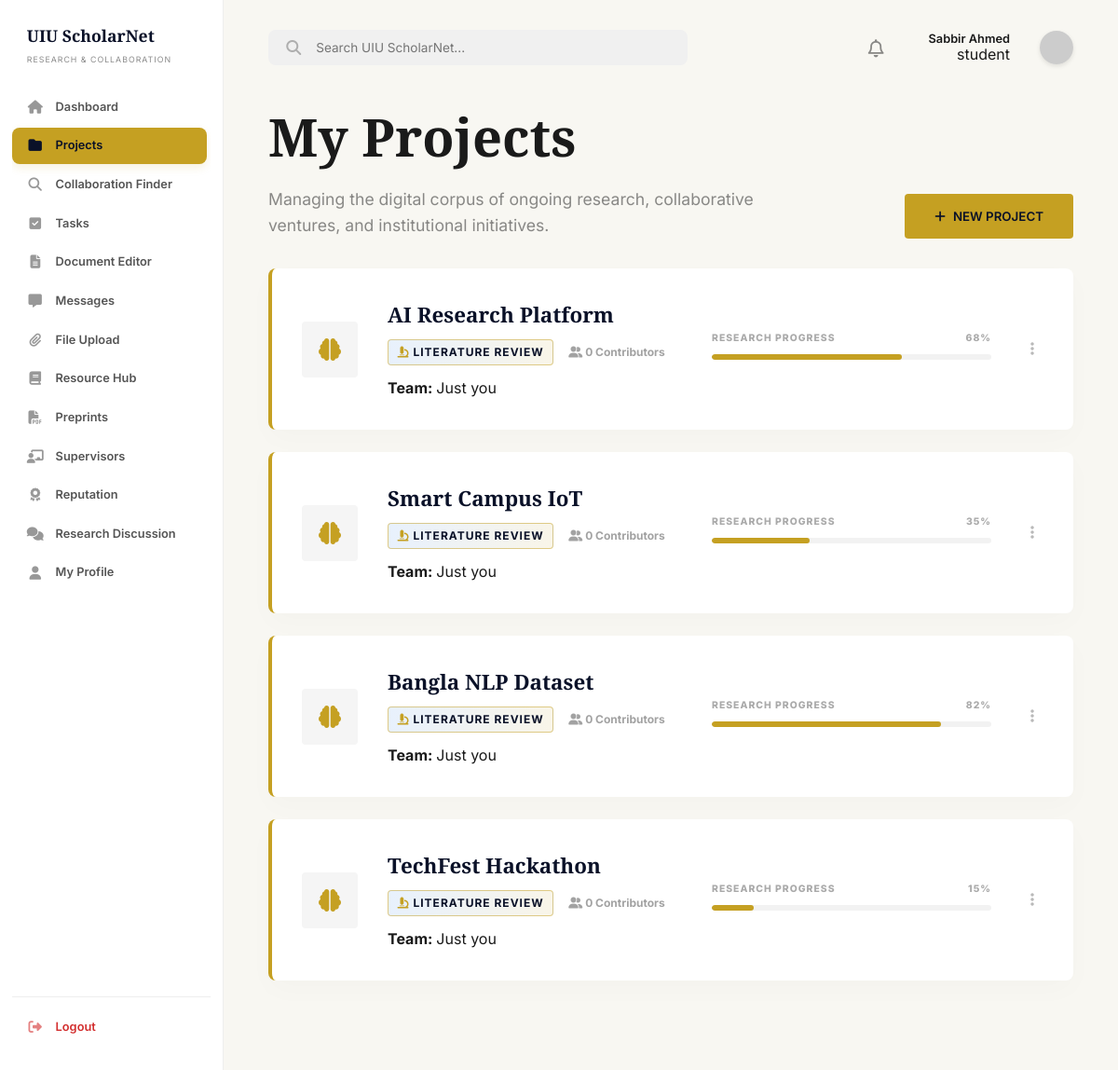
The app's page /dashboard/projects.php (signed in), older data.
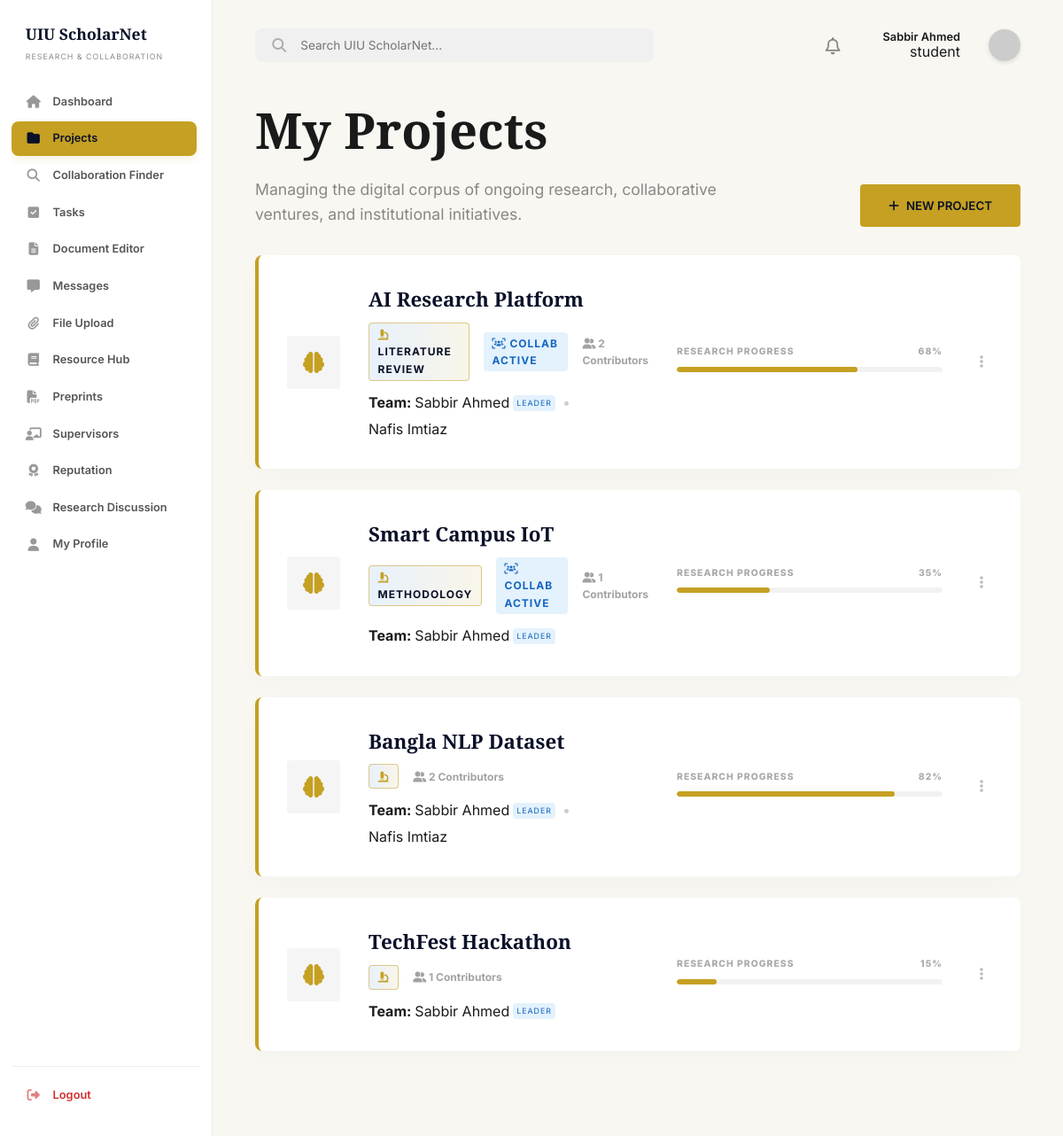
The same page, newer data.
### tables this page shows
CREATE TABLE IF NOT EXISTS `users` (
    `id` INT AUTO_INCREMENT PRIMARY KEY,
    `full_name` VARCHAR(100) NOT NULL,
    `email` VARCHAR(100) UNIQUE NOT NULL,
    `password` VARCHAR(255) NOT NULL,
    `role` ENUM('student', 'faculty', 'admin') DEFAULT 'student',
    `is_verified` TINYINT(1) DEFAULT 1,
    `account_status` ENUM('active', 'banned') DEFAULT 'active',
    `department` VARCHAR(100),
    `interests` TEXT,
    `skills` TEXT,
    `points` INT DEFAULT 0,
    `reputation` INT DEFAULT 0,
    `last_active_at` TIMESTAMP NULL DEFAULT NULL,
    `created_at` TIMESTAMP DEFAULT CURRENT_TIMESTAMP
);

CREATE TABLE IF NOT EXISTS `projects` (
    `id` INT AUTO_INCREMENT PRIMARY KEY,
    `title` VARCHAR(255) NOT NULL,
    `description` TEXT,
    `department` VARCHAR(100),
    `visibility` ENUM('public', 'institution', 'private') DEFAULT 'public',
    `status` ENUM('planning', 'active', 'review', 'completed') DEFAULT 'active',
    `progress` INT DEFAULT 0,
    `creator_id` INT,
    `supervisor_id` INT,
    `supervisor_approved` TINYINT(1) DEFAULT 0,
    `research_phase` VARCHAR(50) DEFAULT 'literature_review',
    `created_at` TIMESTAMP DEFAULT CURRENT_TIMESTAMP,
    FOREIGN KEY (`creator_id`) REFERENCES `users`(`id`) ON DELETE SET NULL,
    FOREIGN KEY (`supervisor_id`) REFERENCES `users`(`id`) ON DELETE SET NULL
);

### includes/auth_check.php (called while the page is built, shortened)
<?php
require_once('db_connect.php');
$user_id = (int)$_SESSION['user_id'];
$stmt = $conn->prepare("SELECT * FROM users WHERE id = ?");
$stmt->bind_param("i", $user_id);
$stmt->execute();
$user_result = $stmt->get_result();
$user_data = $user_result->fetch_assoc();
?>

### includes/db_connect.php (called while the page is built, shortened)
<?php
$host = getenv('DB_HOST') ?: "127.0.0.1";
$user = getenv('DB_USER') ?: "root";
$pass = getenv('DB_PASS');
if ($pass === false) {
    $pass = "";
}
$dbname = getenv('DB_NAME') ?: "uiu_scholarnet";
$port = getenv('DB_PORT') ?: 3306;
$conn = mysqli_connect($host, $user, $pass, $dbname, $port);
mysqli_set_charset($conn, "utf8mb4");
function db_query($sql, $params = [], $types = "") {
    global $conn;
    $stmt = $conn->prepare($sql);
    if ($params) {
        $stmt->bind_param($types, ...$params);
    }
    if (!$stmt->execute()) {
        die("Query execution failed: " . $stmt->error);
    }
    $result = $stmt->get_result();
    if ($result === false && $stmt->field_count === 0) {
        return true;
    }
    return $result;
}
?>

### dashboard/projects.php (the view, shortened to what the rows shown need)
<?php
require_once('../includes/auth_check.php');
$result = db_query("
    SELECT p.*,
           (SELECT COUNT(DISTINCT user_id) FROM project_members WHERE project_id = p.id AND status = 'active') as contributors_count,
           (SELECT GROUP_CONCAT(CONCAT(u.full_name, '::', pm2.role, '::', u.role) SEPARATOR '||') FROM project_members pm2 JOIN users u ON pm2.user_id = u.id WHERE pm2.project_id = p.id AND pm2.status = 'active') as contributor_data,
           (SELECT COUNT(*) FROM collaboration_posts WHERE project_id = p.id AND status = 'open') as active_collabs
    FROM projects p
    LEFT JOIN project_members pm ON pm.project_id = p.id AND pm.user_id = ?
    WHERE p.creator_id = ? OR (pm.user_id = ? AND pm.status = 'active')
    ORDER BY p.created_at DESC
", [$user_id, $user_id, $user_id], "iii");
?>
<!DOCTYPE html>
<html lang="en">
<head>
    <link rel="stylesheet" href="https://cdnjs.cloudflare.com/ajax/libs/font-awesome/6.4.0/css/all.min.css">
    <link rel="stylesheet" href="../assets/css/style.css">
    <link rel="stylesheet" href="../assets/css/lifecycle.css">
</head>
<body class="dashboard-page">
    <main class="main-content">
        <?php include('../includes/header.php'); ?>
        <section class="projects-section">
            <div class="projects-header">
                <div>
                    <h1 class="projects-title">My Projects</h1>
                </div>
            </div>
            <div class="project-horizontal-list">
                <?php while($row = $result->fetch_assoc()): ?>
                <div class="project-horizontal-card">
                    <div class="project-brand">
                        <i class="fa-solid fa-brain"></i>
                    </div>
                    <div class="project-main-info">
                        <h3><?php echo htmlspecialchars($row['title']); ?></h3>
                        <div class="project-stats-row">
                            <?php
                            $r_phases = [
                                'literature_review' => 'Literature Review',
                                'gap_analysis' => 'Gap Analysis',
                                'methodology' => 'Methodology',
                                'implementation' => 'Implementation',
                                'experimentation' => 'Experimentation',
                                'drafting' => 'Drafting',
                                'publishing' => 'Publishing'
                            ];
                            $disp_phase = $r_phases[$row['research_phase'] ?? 'literature_review'];
                            ?>
                            <span class="status-chip" style="background: linear-gradient(90deg, rgba(26, 115, 232, 0.1), rgba(197, 160, 34, 0.1)); border: 1px solid rgba(197, 160, 34, 0.5); color: var(--primary-color);"><i class="fa-solid fa-microscope" style="color: #c5a022;"></i> <?php echo strtoupper($disp_phase); ?></span>
                            <?php if ($row['active_collabs'] > 0): ?>
                                <span class="status-chip status-chip-blue"><i class="fa-solid fa-users-viewfinder"></i> COLLAB ACTIVE</span>
                            <?php endif; ?>
                            <span class="contributors-count"><i class="fa-solid fa-user-group"></i> <?php echo (int)$row['contributors_count']; ?> Contributors</span>
                        </div>
                        <div class="project-team-info" style="display: flex; flex-wrap: wrap; align-items: center; gap: 4px;">
                            <strong>Team:</strong>
                            <?php
                            if (!empty($row['contributor_data'])) {
                                $members = explode('||', $row['contributor_data']);
                                $member_html = [];
                                foreach ($members as $m) {
                                    $parts = explode('::', $m);
                                    if (count($parts) >= 2) {
                                        $name = htmlspecialchars($parts[0]);
                                        $pm_role = $parts[1] ?? '';
                                        $badges = '';
                                        if ($pm_role === 'owner') {
                                            $badges .= ' <span class="status-chip status-chip-blue" style="font-size: 0.55rem; padding: 2px 4px; margin-left: 4px;">LEADER</span>';
                                        }
                                        $member_html[] = '<span style="display:inline-flex; align-items: center;">' . $name . $badges . '</span>';
                                    }
                                }
                                echo implode(' <span style="color: #ccc; margin: 0 4px;">&bull;</span> ', $member_html);
                            } else {
                                echo '<span>Just you</span>';
                            }
                            ?>
                        </div>
                    </div>
                    <div class="project-progress-block">
                        <div class="progress-label">
                            <span>RESEARCH PROGRESS</span>
                            <span><?php echo $row['progress']; ?>%</span>
                        </div>
                        <div class="progress-bar">
                            <div class="progress-fill progress-fill-dynamic" style="width: <?php echo $row['progress']; ?>%;"></div>
                        </div>
                    </div>
                    <div class="project-actions project-actions-container">
                        <div class="options-wrapper">
                            <div class="options-icon" onclick="toggleProjectOptions(event, <?php echo $row['id']; ?>)">
                                <i class="fa-solid fa-ellipsis-vertical"></i>
                            </div>
                        </div>
                    </div>
                </div>
                <?php endwhile; ?>
            </div>
        </section>
    </main>
</body>
</html>

### includes/header.php (shortened to what the rows shown need)
<header class="dash-header">
    <div class="header-actions flex-center-end">
        <div class="flex-column-end">
            <span class="fw-600 text-0-8rem text-color-primary"><?php echo htmlspecialchars($user_data['full_name'] ?? 'User'); ?></span>
            <?php if (isset($user_data['role'])): ?>
                <?php if ($user_data['role'] === 'admin'): ?>
                    <span class="role-admin">ADMIN</span>
                <?php elseif ($user_data['role'] === 'faculty' && isset($user_data['is_verified']) && $user_data['is_verified']): ?>
                    <span class="role-faculty"><i class="fa-solid fa-circle-check"></i> FACULTY</span>
                <?php elseif ($user_data['role'] === 'faculty' && isset($user_data['is_verified']) && !$user_data['is_verified']): ?>
                    <span class="role-unverified">UNVERIFIED</span>
                <?php else: ?>
                    <span class="role-default"><?php echo htmlspecialchars($user_data['role']); ?></span>
                <?php endif; ?>
            <?php endif; ?>
        </div>
    </div>
</header>

Row changes from the older to the newer data that the page shows:
changed projects "AI Research Platform": contributors_count "0" → "2"; name (not shown) → "Sabbir Ahmed Nafis Imtiaz"; member_html (not shown) → "•"; text "Just you" → "COLLAB ACTIVE LEADER"
changed projects "Smart Campus IoT": research_phase "LITERATURE REVIEW" → "METHODOLOGY"; contributors_count "0" → "1"; name (not shown) → "Sabbir Ahmed"; text "Just you" → "COLLAB ACTIVE LEADER"
changed projects "Bangla NLP Dataset": contributors_count "0" → "2"; name (not shown) → "Sabbir Ahmed Nafis Imtiaz"; member_html (not shown) → "•"; research_phase "LITERATURE REVIEW" → (not shown); text "Just you" → "LEADER"
changed projects "TechFest Hackathon": contributors_count "0" → "1"; name (not shown) → "Sabbir Ahmed"; research_phase "LITERATURE REVIEW" → (not shown); text "Just you" → "LEADER"
